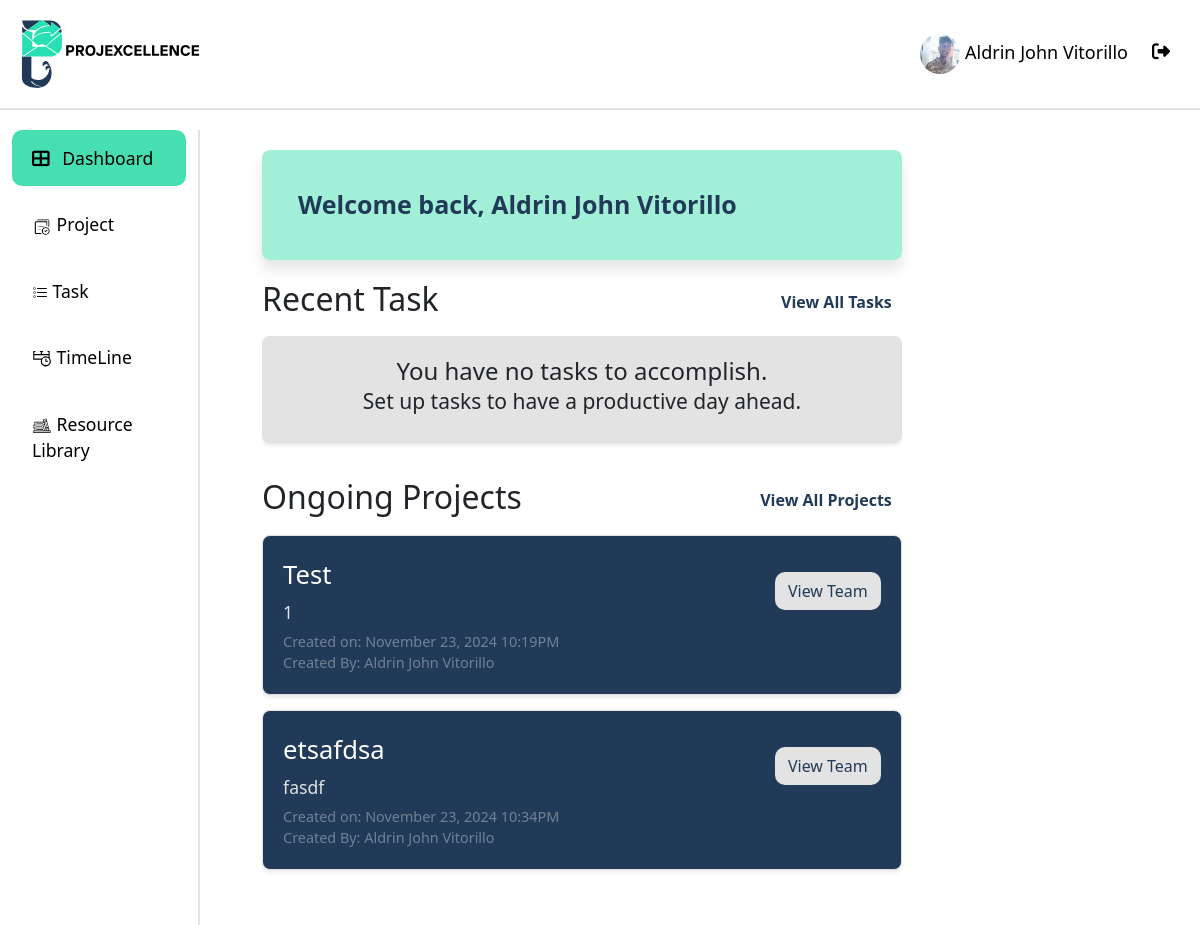
Page /dashboard/ (signed in) on the committed database.
### api/models.py (models this page shows, shortened)
class User(AbstractUser):
    ROLE_CHOICES = [
        ("ADMIN", "Admin"),
        ("PM", "projectmanger"),
        ("MEMBER", "member"),
    ]
    STATUS_CHOICES = [
        ("APPROVED", "Approved"),
        ("REJECTED", "Rejected"),
        ("PENDING", "Pending"),
    ]
    username = None  # Remove the username field entirely
    email = models.EmailField(_("email address"), unique=True)
    phone_regex = RegexValidator(
        regex=r"^\+?1?\d{9,15}$",
        message="Phone number must be entered in the format: '+999999999'. Up to 15 digits allowed.",
    )
    phone_number = models.CharField(validators=[phone_regex], max_length=17, blank=True)
    role = models.CharField(max_length=10, choices=ROLE_CHOICES, default="EMPLOYEE")
    date_of_hire = models.DateField(blank=True, null=True)
    profile_path = models.ImageField(null=True, blank=True,upload_to='profile/' )
    status = models.CharField(max_length=20, choices=STATUS_CHOICES, default="PENDING")
    groups = models.ManyToManyField(
        "auth.Group",
        verbose_name=_("groups"),
        blank=True,
        related_name="custom_user_set",
        related_query_name="custom_user",
    )
    user_permissions = models.ManyToManyField(
        "auth.Permission",
        verbose_name=_("user permissions"),
        blank=True,
        related_name="custom_user_set",
        related_query_name="custom_user",
    )
    objects = UserManager()
    USERNAME_FIELD = "email"
    REQUIRED_FIELDS = ["first_name", "last_name", "date_of_hire", "password"]

class Project(models.Model):
    project_name = models.CharField(max_length=50)
    description = models.TextField()
    created_by = models.ForeignKey(User, on_delete=models.CASCADE)
    date_created = models.DateTimeField(auto_now_add=True)

### api/views.py (the view)
# urls.py: path("dashboard/", views.dashboard_view, name="dashboard"),
@login_required
def dashboard_view(request):
    projects = Project.objects.filter(models.Q(created_by=request.user) | models.Q(teammembership__user=request.user)).distinct()
    tasks = Task.objects.filter(assigned_to=request.user)
    paginator = Paginator(tasks, 2)
    page_number = request.GET.get('page')
    page_obj_task = paginator.get_page(page_number)
    paginator = Paginator(projects, 2)
    page_number = request.GET.get('page')
    page_obj_projects = paginator.get_page(page_number)
    context = {
        "projects": page_obj_projects,
        "tasks":page_obj_task,
    }
    return render(request, 'dashboard.html', context)

### api/templates/dashboard.html (shortened to what this page needs)
{% extends "base.html" %}
{% load static %}
{% block extra_css %}
{% load crispy_forms_tags %}
{% load custom_filters %}
{% endblock extra_css %}
{% block content %}
    <div class="dashboard">
        <div class="Welcome-card">
            <p class="name">Welcome back,  {{ request.user.first_name|capfirst }} {{ request.user.last_name|capfirst }}</p>
        </div>
        <div class="task-lists">
                <div class="rt-header">
                    <h2>Recent Task</h2>
                    <a class="view-txt" href="{% url 'task' 'Pending' %}">View All Tasks</a>
                </div>
            <div id="tasks-list">
                {% for task in tasks %}
                <div class="task-item {% if task.completed %}completed{% endif %}">
                    <div class="d-flex align-items-center">
                        <div>
                            <div class="task-title">{{ task.task_name }}</div>
                            <div class="task-description">{{ task.description }}</div>
                            <div class="task-due-date">Due: {{ task.due_date|date:"F j, Y g:iA" }}</div>
                        </div>
                    </div>
                </div>
                {% empty %}
                    <div class="task-item">
                        <h4 class="text-center">You have no tasks to accomplish.<br/><small>Set up tasks to have a productive day ahead.</small></h4>
                    </div>
                {% endfor %}
            </div>
        </div>
        <div class="project-lists">
            <div class="rt-header">
                <th><h2>Ongoing Projects</h2></th>
                <a class="view-txt  " href="{% url 'project' %}">View All Projects</a>
            </div>
            <div id="projects-list">
                {% for project in projects %}
                <div class="project-item">
                    <div class="project-actions ml-10">
                        <a href="{% url 'team_list' project.id %}" class="btn View-Members mt-3">View Team</a>
                    </div>
                    <div>
                        <div class="project-title">{{ project.project_name }}</div>
                        <div class="project-description">{{ project.description }}</div>
                        <div class="project-due-date">Created on: {{ project.date_created|date:"F j, Y g:iA" }}</div>
                        <div class="project-due-date">Created By: {{ project.created_by.first_name}} {{ project.created_by.last_name}}</div>
                    </div>
                </div>
                 {% empty %}
                <div class="project-item">
                    <h4 class="text-center">No projects found.<br/><small>Create a project to get started.</small></h4>
                </div>
                {% endfor %}
            </div>
        </div>
    </div>
{% endblock  %}

### api/templates/base.html (shortened to what this page needs)
{% load static %}
<!DOCTYPE html>
<html lang="en">
  <head>
    <link
      href="https://cdn.jsdelivr.net/npm/bootstrap@5.3.0/dist/css/bootstrap.min.css"
      rel="stylesheet"
    />
    <link href="https://cdn.jsdelivr.net/npm/bootstrap-icons/font/bootstrap-icons.css" rel="stylesheet">
    <link
      href="https://cdnjs.cloudflare.com/ajax/libs/font-awesome/6.4.0/css/all.min.css"
      rel="stylesheet"
    />
    <link href="https://cdn.jsdelivr.net/npm/bootstrap@5.3.0/dist/css/bootstrap.min.css" rel="stylesheet">
  </head>
  <body>
    <header>
      <div class="header">
          <img src="{% static '/res/slogo.svg' %}" alt="logo" width="200px">
          <div class="profile" >
            <a class="nav-link {% if request.resolver_match.url_name == 'profile' %}active{% endif %}" href="{% url 'profile' %}">
              {% if request.user.profile_path.url != null  %}
                <img class="avatar" src="{{ request.user.profile_path.url }}" width="40px" height="40px" style="border-radius: 50%;" >
              {%endif%}
              {{ request.user.first_name|capfirst }} {{ request.user.last_name|capfirst }}
            </a>
            <a class="nav-link" href="{% url 'logout' %}" onclick="event.preventDefault(); document.getElementById('logout-form').submit();" style="margin-top: 5px;">
              <i class="fas fa-sign-out-alt me-2"></i>
            </a>
          </div>
      </div>
    </header>
    <div class="container-fluid">
      <div class="row">
        <nav
          id="sidebarMenu"
          class="col-md-3 col-lg-2 d-md-block sidebar collapse"
        >
          <ul class="nav flex-column">
            <li class="nav-item">
              <a class="nav-link {% if request.resolver_match.url_name == 'dashboard' %}active{% endif %}" href="{% url 'dashboard' %}">
                <i class="fas fa-th-large me-2"></i> Dashboard
              </a>
            </li>
            <li class="nav-item">
              <a class="nav-link {% if request.resolver_match.url_name == 'project' %}active{% endif %}" href="{% url 'project' %}">
                <img src="{% static '/res/projectIcon.svg' %}" alt="logo" width="20px">  Project
              </a>
            </li>
            <li class="nav-item">
              <a class="nav-link {% if request.resolver_match.url_name == 'task' %}active{% endif %}" href="{% url 'task' 'Pending' %}">
                 Task
              </a>
            </li>
            <li class="nav-item">
              <a class="nav-link {% if request.resolver_match.url_name == 'timeline' %}active{% endif %}" href="{% url 'timeline' %}">
                <img src="{% static '/res/timelineIcon.svg' %}" alt="logo" width="20px">  TimeLine
              </a>
            </li>
            <li class="nav-item">
              <a class="nav-link {% if request.resolver_match.url_name == 'resourceLib' %}active{% endif %}" href="{% url 'resourceLib' %}">
                <img src="{% static '/res/resourceIcon.svg' %}" alt="logo" width="20px"> Resource Library
              </a>
            </li>
          </ul>
        </nav>
        <main class="col-md-9 ms-sm-auto col-lg-10 px-md-4 main-content">
          {% block content %}{% endblock content %}
        </main>
      </div>
    </div>
  </body>
</html>

### api/templates/base.html (style rules this page uses)
.header { overflow: hidden; background-color: #ffffff; padding: 20px 10px; position: fixed; top: 0; width: 100%; z-index: 1000; margin-bottom: 10px; border-bottom: 2px solid #e3e3e3; height: 110px; display: flex; justify-content: space-between; align-items: center; }
.header a { float: left; color: black; text-align: center; padding: 12px; text-decoration: none; font-size: 18px; line-height: 25px; border-radius: 4px; }
body { margin-top: 130px; background-color: #ffffff; }
.sidebar { background-color: #ffffff; color: black; height: 100vh; overflow-y: auto; position: fixed; top: 100; left: 0; z-index: 1000; border-right: 2px solid #e3e3e3; }
.sidebar .nav-link { color: black; padding: 15px 20px; font-size: 1.1rem; margin-bottom: 10px; }
.sidebar .nav-link.active { background-color: #46DFB1; border-radius: 10px; color: black; }
.main-content { margin-left: 0; padding-top: 20px; }

### api/templates/dashboard.html (style rules this page uses)
.dashboard { margin-left: 4%; user-select: none; }
.Welcome-card { background-color: rgba(70, 223, 177, 0.5); color: #213A58; border-radius: 8px; padding: 16px; min-height: 100px; padding: 20; box-shadow: 0 10px 14px rgba(0, 0, 0, 0.1); max-width: 70%; height: 120%; margin-bottom: 16px; }
.name { padding: 20px; font-size: 25px; font-weight: bold; margin: 0; user-select: none; }
.task-lists { max-width: 70%; }
#tasks-list { flex: 1; overflow-y: auto; margin-bottom: 20px; margin-top: 10px; }
.task-item { background-color: #E3E3E3; border: 1px solid #e0e0e0; border-radius: 8px; padding: 20px; padding-bottom: 20px; margin-bottom: 15px; cursor: pointer; transition: all 0.3s ease; box-shadow: 0 2px 4px rgba(0,0,0,0.1); }
.project-lists { max-width: 70%; }
#projects-list { margin-top: 10px; overflow-y: auto; margin-bottom: 40px; height: 10%; overflow-y: auto; flex-grow: 1; }
.project-item { background-color: #213A58; border: 1px solid #e0e0e0; border-radius: 8px; padding: 20px; padding-bottom: 20px; margin-bottom: 15px; cursor: pointer; transition: all 0.3s ease; box-shadow: 0 2px 4px rgba(0,0,0,0.1); }
.project-description { font-size: 1.1rem; color: #e3e3e3; margin-bottom: 5px; }
.project-title { font-size: 1.6rem; color: white; margin-bottom: 5px; }
.project-due-date { color: #718096; font-size: 0.9rem; }
.project-actions { float: right; }
.View-Members { background-color: #e3e3e3; color: #213A58; border-radius: 10px; float: right; }
.rt-header { display: flex; margin-top: 20px; }
.view-txt { font-size: 1rem; font-weight: bold; text-decoration: solid; padding: 10px 0px 10px 0px; color:#213A58; cursor: pointer; margin-left: auto; margin-right: 10px; }

### rows in the picture
User: user.profile_path (picture), user.first_name "Aldrin John", user.last_name "Vitorillo"
Project: project_name "Test", description "1", date_created "November 23, 2024 10:19PM", created_by.first_name "Aldrin John", created_by.last_name "Vitorillo"
Project: project_name "etsafdsa", description "fasdf", date_created "November 23, 2024 10:34PM", created_by.first_name "Aldrin John", created_by.last_name "Vitorillo"
